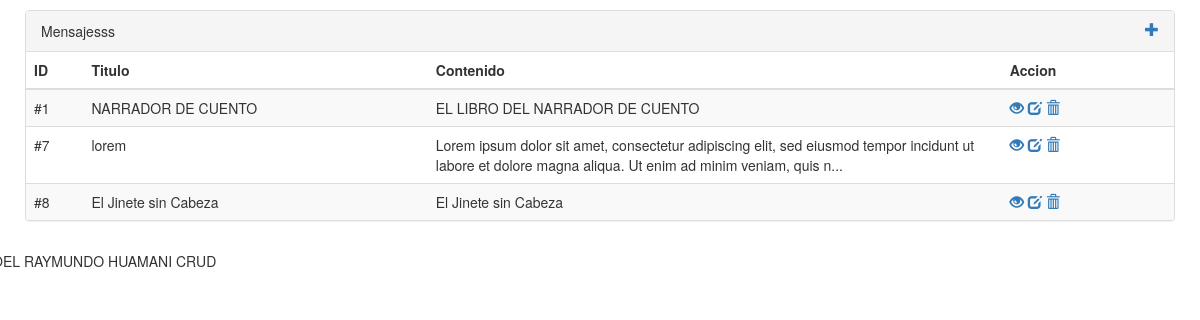
Page /index.php/mensajes on the committed database.
### tables this page shows
CREATE TABLE IF NOT EXISTS `mensajes` (
  `id` int(11) NOT NULL AUTO_INCREMENT,
  `titulo` varchar(100) NOT NULL,
  `contenido` text,
  PRIMARY KEY (`id`)
);

### application/controllers/Mensajes.php (called while the page is built, shortened)
<?php if ( ! defined('BASEPATH')) exit('No direct script access allowed');
class Mensajes extends CI_Controller {
    function __construct() {
        $this->load->helper('form');
		$this->load->library('form_validation');
		$this->load->model('mensaje');
    }
    public function index(){
        $data = array();
		$data['mensajes'] = $this->mensaje->getRows();
		$data['titulo'] = 'Mensajes archivados';
		$data['pie'] = 'vamos avanzando';
        $this->load->view('templates/header', $data);
        $this->load->view('mensajes/index', $data);
        $this->load->view('templates/footer',$data);
    }
}

### index.php (called while the page is built, shortened)
<?php
require_once BASEPATH.'core/CodeIgniter.php';

### application/models/Mensaje.php (called while the page is built, shortened)
<?php if ( ! defined('BASEPATH')) exit('No direct script access allowed');
class Mensaje extends CI_Model{
    function getRows($id = ""){
		if(!empty($id)){
			$query = $this->db->get_where('mensajes', array('id' => $id));
			return $query->row_array();
		}else{
			$query = $this->db->get('mensajes');
            return $query->result_array();
		}
    }
}

### application/views/mensajes/index.php (the view)
<div class="container">
    <div class="row">
		<div class="col-xs-12">
			<div class="panel panel-default ">
				<div class="panel-heading">Mensajesss <a href="<?php echo site_url('mensajes/agregar/'); ?>" class="glyphicon glyphicon-plus pull-right" ></a></div>
				<table class="table table-striped">
					<thead>
						<tr>
							<th width="5%">ID</th>
							<th width="30%">Titulo</th>
							<th width="50%">Contenido</th>
							<th width="15%">Accion</th>
						</tr>
					</thead>
					<tbody id="userData">
						<?php if(!empty($mensajes)): foreach($mensajes as $mensaje): ?>
						<tr>
							<td><?php echo '#' . $mensaje['id']; ?></td>
							<td><?php echo $mensaje['titulo']; ?></td>
							<td><?php echo (strlen($mensaje['contenido'])>150)?substr($mensaje['contenido'],0,150).'...':$mensaje['contenido']; ?></td>
							<td>
								<a href="<?php echo site_url('mensajes/ver/'.$mensaje['id']); ?>" class="glyphicon glyphicon-eye-open"></a>
								<a href="<?php echo site_url('mensajes/editar/'.$mensaje['id']); ?>" class="glyphicon glyphicon-edit"></a>
								<a href="<?php echo site_url('mensajes/borrar/'.$mensaje['id']); ?>" class="glyphicon glyphicon-trash" onclick="return confirm('Esta seguro de borrar?')"></a>
							</td>
						</tr>
						<?php endforeach; else: ?>
						<tr><td colspan="4">Mensaje(s) no encontrado(s)......</td></tr>
						<?php endif; ?>
					</tbody>
				</table>
			</div>
		</div>
    </div>
</div>

### application/views/templates/header.php (shortened to what this page needs)
<!DOCTYPE html>
<html lang="en-US">
<head>
	<link rel="stylesheet" href="http://maxcdn.bootstrapcdn.com/bootstrap/3.3.6/css/bootstrap.min.css">
</head>
<body>

### application/views/templates/footer.php
<div class="row align-end"><p>JOEL RAYMUNDO HUAMANI CRUD</p></div>
</body>
</html>

### application/views/templates/header.php (style rules this page uses)
.container { padding: 10px; }

### rows in the picture
mensajes: id "1", titulo "NARRADOR DE CUENTO", contenido "EL LIBRO DEL NARRADOR DE CUENTO"
mensajes: id "7", titulo "lorem", contenido "Lorem ipsum dolor sit amet, consectetur adipiscing elit, sed eiusmod tempor incidunt ut labore et dolore magna aliqua. Ut enim ad minim veniam, quis n"
mensajes: id "8", titulo "El Jinete sin Cabeza", contenido "El Jinete sin Cabeza"
